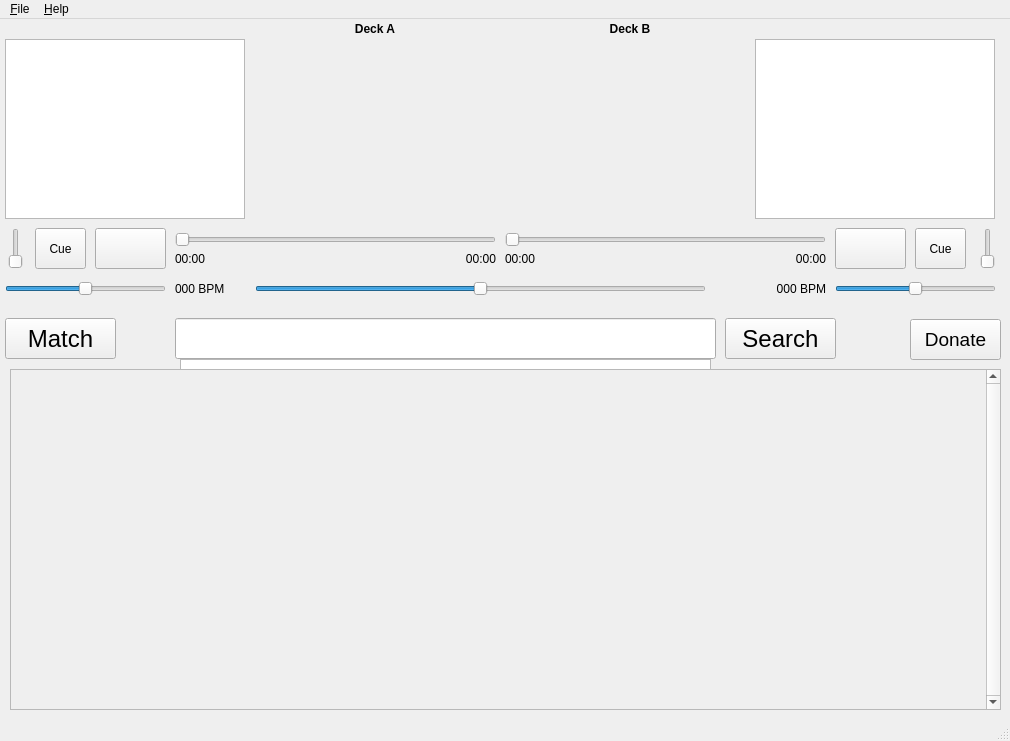
<?xml version="1.0" encoding="UTF-8"?>
<ui version="4.0">
 <class>MainWindow</class>
 <widget class="QMainWindow" name="MainWindow">
  <property name="geometry">
   <rect>
    <x>0</x>
    <y>0</y>
    <width>1010</width>
    <height>741</height>
   </rect>
  </property>
  <property name="minimumSize">
   <size>
    <width>1010</width>
    <height>701</height>
   </size>
  </property>
  <property name="maximumSize">
   <size>
    <width>1010</width>
    <height>16777215</height>
   </size>
  </property>
  <property name="windowTitle">
   <string>Cliptor</string>
  </property>
  <property name="windowIcon">
   <iconset resource="main.qrc">
    <normaloff>:/images/cliptor.png</normaloff>:/images/cliptor.png</iconset>
  </property>
  <widget class="QWidget" name="centralwidget">
   <widget class="QLabel" name="frameA">
    <property name="geometry">
     <rect>
      <x>255</x>
      <y>20</y>
      <width>240</width>
      <height>180</height>
     </rect>
    </property>
    <property name="pixmap">
     <pixmap resource="main.qrc">:/images/ntsc.png</pixmap>
    </property>
   </widget>
   <widget class="QLabel" name="frameB">
    <property name="geometry">
     <rect>
      <x>510</x>
      <y>20</y>
      <width>240</width>
      <height>180</height>
     </rect>
    </property>
    <property name="pixmap">
     <pixmap resource="main.qrc">:/images/ntsc.png</pixmap>
    </property>
   </widget>
   <widget class="QListWidget" name="listA">
    <property name="geometry">
     <rect>
      <x>5</x>
      <y>20</y>
      <width>240</width>
      <height>180</height>
     </rect>
    </property>
   </widget>
   <widget class="QPushButton" name="buttonCueA">
    <property name="geometry">
     <rect>
      <x>35</x>
      <y>209</y>
      <width>51</width>
      <height>41</height>
     </rect>
    </property>
    <property name="styleSheet">
     <string notr="true">#buttonCueA { padding: 4px; } </string>
    </property>
    <property name="text">
     <string>Cue</string>
    </property>
    <property name="icon">
     <iconset resource="main.qrc">
      <normaloff>:/images/cue-set.png</normaloff>:/images/cue-set.png</iconset>
    </property>
    <property name="iconSize">
     <size>
      <width>5</width>
      <height>22</height>
     </size>
    </property>
   </widget>
   <widget class="QPushButton" name="buttonPlayA">
    <property name="geometry">
     <rect>
      <x>95</x>
      <y>209</y>
      <width>71</width>
      <height>41</height>
     </rect>
    </property>
    <property name="text">
     <string/>
    </property>
    <property name="icon">
     <iconset resource="main.qrc">
      <normaloff>:/images/play.png</normaloff>:/images/play.png</iconset>
    </property>
    <property name="iconSize">
     <size>
      <width>22</width>
      <height>22</height>
     </size>
    </property>
   </widget>
   <widget class="QSlider" name="slideCrossfade">
    <property name="geometry">
     <rect>
      <x>255</x>
      <y>259</y>
      <width>451</width>
      <height>21</height>
     </rect>
    </property>
    <property name="minimum">
     <number>-100</number>
    </property>
    <property name="maximum">
     <number>100</number>
    </property>
    <property name="orientation">
     <enum>Qt::Horizontal</enum>
    </property>
    <property name="invertedControls">
     <bool>true</bool>
    </property>
    <property name="tickPosition">
     <enum>QSlider::NoTicks</enum>
    </property>
   </widget>
   <widget class="QPushButton" name="buttonSearch">
    <property name="geometry">
     <rect>
      <x>725</x>
      <y>299</y>
      <width>111</width>
      <height>41</height>
     </rect>
    </property>
    <property name="font">
     <font>
      <pointsize>18</pointsize>
     </font>
    </property>
    <property name="text">
     <string>Search</string>
    </property>
   </widget>
   <widget class="QSlider" name="slideVolumeA">
    <property name="geometry">
     <rect>
      <x>5</x>
      <y>209</y>
      <width>21</width>
      <height>41</height>
     </rect>
    </property>
    <property name="maximum">
     <number>32</number>
    </property>
    <property name="orientation">
     <enum>Qt::Vertical</enum>
    </property>
   </widget>
   <widget class="QListWidget" name="listB">
    <property name="geometry">
     <rect>
      <x>755</x>
      <y>20</y>
      <width>240</width>
      <height>180</height>
     </rect>
    </property>
   </widget>
   <widget class="QLabel" name="labelDeckA">
    <property name="geometry">
     <rect>
      <x>255</x>
      <y>0</y>
      <width>240</width>
      <height>20</height>
     </rect>
    </property>
    <property name="font">
     <font>
      <weight>75</weight>
      <bold>true</bold>
     </font>
    </property>
    <property name="text">
     <string>Deck A</string>
    </property>
    <property name="alignment">
     <set>Qt::AlignCenter</set>
    </property>
   </widget>
   <widget class="QLabel" name="labelDeckB">
    <property name="geometry">
     <rect>
      <x>510</x>
      <y>0</y>
      <width>240</width>
      <height>20</height>
     </rect>
    </property>
    <property name="font">
     <font>
      <weight>75</weight>
      <bold>true</bold>
     </font>
    </property>
    <property name="text">
     <string>Deck B</string>
    </property>
    <property name="alignment">
     <set>Qt::AlignCenter</set>
    </property>
   </widget>
   <widget class="QSlider" name="slideVolumeB">
    <property name="geometry">
     <rect>
      <x>977</x>
      <y>209</y>
      <width>21</width>
      <height>41</height>
     </rect>
    </property>
    <property name="maximum">
     <number>32</number>
    </property>
    <property name="orientation">
     <enum>Qt::Vertical</enum>
    </property>
   </widget>
   <widget class="QPushButton" name="buttonPlayB">
    <property name="geometry">
     <rect>
      <x>835</x>
      <y>209</y>
      <width>71</width>
      <height>41</height>
     </rect>
    </property>
    <property name="icon">
     <iconset resource="main.qrc">
      <normaloff>:/images/play.png</normaloff>:/images/play.png</iconset>
    </property>
    <property name="iconSize">
     <size>
      <width>22</width>
      <height>22</height>
     </size>
    </property>
   </widget>
   <widget class="QPushButton" name="buttonCueB">
    <property name="geometry">
     <rect>
      <x>915</x>
      <y>209</y>
      <width>51</width>
      <height>41</height>
     </rect>
    </property>
    <property name="styleSheet">
     <string notr="true">#buttonCueB { padding: 4px; } </string>
    </property>
    <property name="text">
     <string>Cue</string>
    </property>
    <property name="icon">
     <iconset resource="main.qrc">
      <normaloff>:/images/cue-set.png</normaloff>:/images/cue-set.png</iconset>
    </property>
    <property name="iconSize">
     <size>
      <width>5</width>
      <height>22</height>
     </size>
    </property>
   </widget>
   <widget class="QSlider" name="slidePosA">
    <property name="geometry">
     <rect>
      <x>175</x>
      <y>209</y>
      <width>321</width>
      <height>23</height>
     </rect>
    </property>
    <property name="maximum">
     <number>100</number>
    </property>
    <property name="orientation">
     <enum>Qt::Horizontal</enum>
    </property>
    <property name="invertedControls">
     <bool>true</bool>
    </property>
   </widget>
   <widget class="QLabel" name="labelPosA1">
    <property name="geometry">
     <rect>
      <x>175</x>
      <y>229</y>
      <width>41</width>
      <height>21</height>
     </rect>
    </property>
    <property name="text">
     <string>00:00</string>
    </property>
   </widget>
   <widget class="QLabel" name="labelPosA2">
    <property name="geometry">
     <rect>
      <x>455</x>
      <y>229</y>
      <width>41</width>
      <height>21</height>
     </rect>
    </property>
    <property name="text">
     <string>00:00</string>
    </property>
    <property name="alignment">
     <set>Qt::AlignRight|Qt::AlignTrailing|Qt::AlignVCenter</set>
    </property>
   </widget>
   <widget class="QSlider" name="slidePosB">
    <property name="geometry">
     <rect>
      <x>505</x>
      <y>209</y>
      <width>321</width>
      <height>23</height>
     </rect>
    </property>
    <property name="maximum">
     <number>100</number>
    </property>
    <property name="orientation">
     <enum>Qt::Horizontal</enum>
    </property>
    <property name="invertedControls">
     <bool>true</bool>
    </property>
   </widget>
   <widget class="QLabel" name="labelPosB2">
    <property name="geometry">
     <rect>
      <x>785</x>
      <y>229</y>
      <width>41</width>
      <height>21</height>
     </rect>
    </property>
    <property name="text">
     <string>00:00</string>
    </property>
    <property name="alignment">
     <set>Qt::AlignRight|Qt::AlignTrailing|Qt::AlignVCenter</set>
    </property>
   </widget>
   <widget class="QLabel" name="labelPosB1">
    <property name="geometry">
     <rect>
      <x>505</x>
      <y>229</y>
      <width>41</width>
      <height>21</height>
     </rect>
    </property>
    <property name="text">
     <string>00:00</string>
    </property>
   </widget>
   <widget class="QPushButton" name="buttonRecommend">
    <property name="geometry">
     <rect>
      <x>5</x>
      <y>299</y>
      <width>111</width>
      <height>41</height>
     </rect>
    </property>
    <property name="font">
     <font>
      <pointsize>18</pointsize>
     </font>
    </property>
    <property name="text">
     <string>Match</string>
    </property>
   </widget>
   <widget class="QSlider" name="slideBPMA">
    <property name="geometry">
     <rect>
      <x>5</x>
      <y>259</y>
      <width>161</width>
      <height>21</height>
     </rect>
    </property>
    <property name="minimum">
     <number>-100</number>
    </property>
    <property name="maximum">
     <number>100</number>
    </property>
    <property name="orientation">
     <enum>Qt::Horizontal</enum>
    </property>
    <property name="invertedControls">
     <bool>true</bool>
    </property>
   </widget>
   <widget class="QLabel" name="labelBPMA">
    <property name="geometry">
     <rect>
      <x>175</x>
      <y>259</y>
      <width>61</width>
      <height>21</height>
     </rect>
    </property>
    <property name="text">
     <string>000 BPM</string>
    </property>
   </widget>
   <widget class="QSlider" name="slideCrossfadeBPMB">
    <property name="geometry">
     <rect>
      <x>835</x>
      <y>259</y>
      <width>161</width>
      <height>21</height>
     </rect>
    </property>
    <property name="minimum">
     <number>-100</number>
    </property>
    <property name="maximum">
     <number>100</number>
    </property>
    <property name="orientation">
     <enum>Qt::Horizontal</enum>
    </property>
    <property name="invertedControls">
     <bool>true</bool>
    </property>
   </widget>
   <widget class="QLabel" name="labelBPMB">
    <property name="geometry">
     <rect>
      <x>765</x>
      <y>259</y>
      <width>61</width>
      <height>21</height>
     </rect>
    </property>
    <property name="text">
     <string>000 BPM</string>
    </property>
    <property name="alignment">
     <set>Qt::AlignRight|Qt::AlignTrailing|Qt::AlignVCenter</set>
    </property>
   </widget>
   <widget class="QLineEdit" name="editSearch">
    <property name="geometry">
     <rect>
      <x>175</x>
      <y>299</y>
      <width>541</width>
      <height>41</height>
     </rect>
    </property>
    <property name="font">
     <font>
      <pointsize>18</pointsize>
     </font>
    </property>
   </widget>
   <widget class="QListWidget" name="listSearch">
    <property name="geometry">
     <rect>
      <x>180</x>
      <y>340</y>
      <width>531</width>
      <height>171</height>
     </rect>
    </property>
   </widget>
   <widget class="QScrollArea" name="scrollResult">
    <property name="geometry">
     <rect>
      <x>10</x>
      <y>350</y>
      <width>991</width>
      <height>341</height>
     </rect>
    </property>
    <property name="verticalScrollBarPolicy">
     <enum>Qt::ScrollBarAlwaysOn</enum>
    </property>
    <property name="horizontalScrollBarPolicy">
     <enum>Qt::ScrollBarAlwaysOff</enum>
    </property>
    <widget class="QWidget" name="scrollResultContents">
     <property name="geometry">
      <rect>
       <x>0</x>
       <y>0</y>
       <width>968</width>
       <height>265</height>
      </rect>
     </property>
    </widget>
   </widget>
   <widget class="QPushButton" name="buttonDonate">
    <property name="geometry">
     <rect>
      <x>910</x>
      <y>300</y>
      <width>91</width>
      <height>41</height>
     </rect>
    </property>
    <property name="font">
     <font>
      <pointsize>14</pointsize>
     </font>
    </property>
    <property name="text">
     <string>Donate</string>
    </property>
   </widget>
  </widget>
  <widget class="QMenuBar" name="menubar">
   <property name="geometry">
    <rect>
     <x>0</x>
     <y>0</y>
     <width>1010</width>
     <height>22</height>
    </rect>
   </property>
   <widget class="QMenu" name="menu_File">
    <property name="title">
     <string>&amp;File</string>
    </property>
    <addaction name="actionQuit"/>
   </widget>
   <widget class="QMenu" name="menu_Help">
    <property name="title">
     <string>&amp;Help</string>
    </property>
    <addaction name="actionAbout"/>
   </widget>
   <addaction name="menu_File"/>
   <addaction name="menu_Help"/>
  </widget>
  <widget class="QStatusBar" name="statusbar"/>
  <action name="actionAbout">
   <property name="icon">
    <iconset resource="main.qrc">
     <normaloff>:/images/cliptor16.png</normaloff>:/images/cliptor16.png</iconset>
   </property>
   <property name="text">
    <string>&amp;About</string>
   </property>
  </action>
  <action name="actionQuit">
   <property name="icon">
    <iconset resource="main.qrc">
     <normaloff>:/images/exit.png</normaloff>:/images/exit.png</iconset>
   </property>
   <property name="text">
    <string>&amp;Quit</string>
   </property>
  </action>
 </widget>
 <tabstops>
  <tabstop>editSearch</tabstop>
  <tabstop>listSearch</tabstop>
  <tabstop>buttonSearch</tabstop>
  <tabstop>buttonRecommend</tabstop>
  <tabstop>listA</tabstop>
  <tabstop>listB</tabstop>
  <tabstop>slideVolumeA</tabstop>
  <tabstop>buttonCueA</tabstop>
  <tabstop>buttonPlayA</tabstop>
  <tabstop>slidePosA</tabstop>
  <tabstop>slideBPMA</tabstop>
  <tabstop>slidePosB</tabstop>
  <tabstop>buttonPlayB</tabstop>
  <tabstop>buttonCueB</tabstop>
  <tabstop>slideVolumeB</tabstop>
  <tabstop>slideCrossfadeBPMB</tabstop>
  <tabstop>slideCrossfade</tabstop>
 </tabstops>
 <resources>
  <include location="main.qrc"/>
 </resources>
 <connections/>
</ui>
